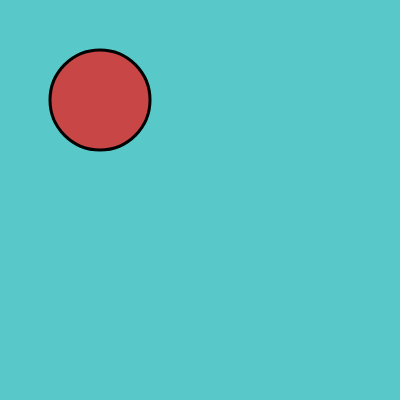
Frame 1 (no input)
Frame 60 (no input): identical to frame 1, image omitted
Frame 120 (the mouse pressed at the canvas centre since frame 60): identical to frame 1, image omitted

The p5.js sketch that drew this single still picture (run headless with seeded random() and noise() and a simulated clock; from frame 60 on, the mouse is pressed at the canvas centre):

// p5.js sketch
// ── sketch.js
var x = 100; // determines the location of the x-axis


function setup() {
  createCanvas(400,400) // determines canvas size
}

function draw() {
  background(88, 200, 200); // determines background color
  stroke(2);// determines stoke size
  strokeWeight(3); // determines stoke thickness
  fill(200,70,70); //determines shapes color
  ellipse(x, 100, 100,100); // shape drawn and location
  

}
